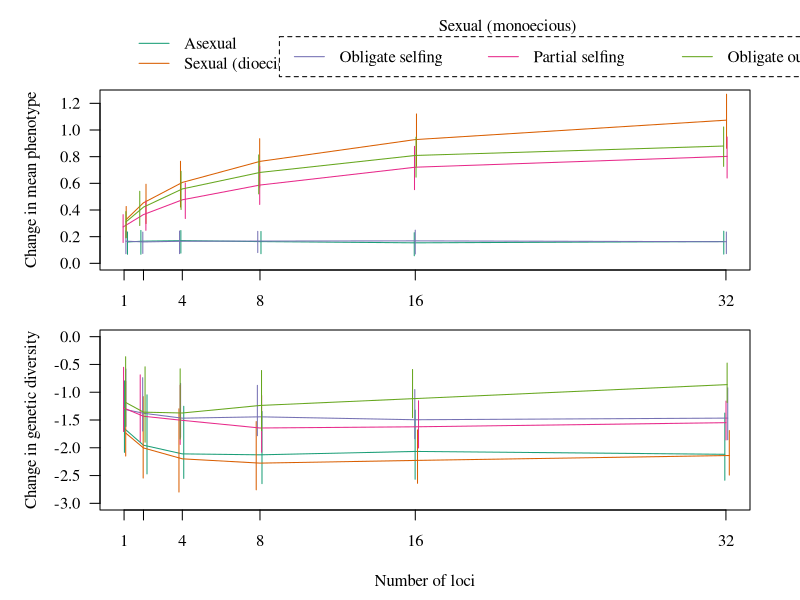
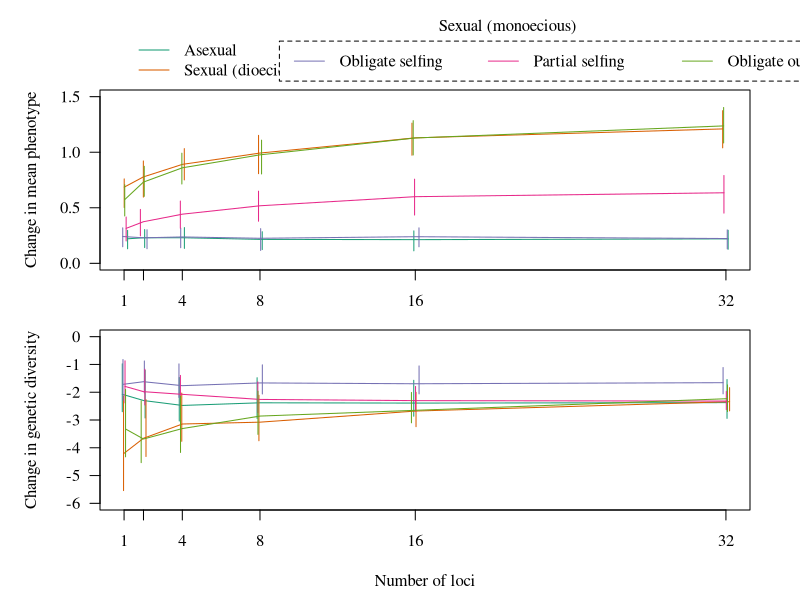

Recreate these plots in R, in order.
# This script will make the figures to be used in the manuscript. In particular
#    the script will make the following figures:
# Figure 1: A schematic figure demonstrating the distinction between range
#    expansions and range shifts as we will use them in the paper
# Figure 2: Dispersal evolution in range expansions and shifts (Fig. S1). This will be a
#    two panel figure with the first focusing on dispersal phenotypes and the
#    second focusing on genetic variance. In both panels, the x axis will be 
#    the number of loci in the simulation and different mating systems will be
#    designated by line color (asexual, sexual (dioecious), sexual (obligate selfing),
#    sexual (partial selfing), and sexual (obligate outcrossing)). In the first
#    panel, the y-axis will be the change in the mean dispersal phenotype at the
#    range edge. In the second panel, the y-axis will be the change in genetic variance
#    of the range edge populations.
# Figure 3: Distance traveled in the range expansions. This will be another two
#    panel figure with the first being the mean distance travelled and the second
#    being the CV of distance traveled. The line colors and x-axis will match the 
#    scenarios in Figure 2.
# Figure 4: Extinction risk in range shifts. Another two panel figure with the
#    first panel being a line graph of extinction risk (y-axis) versus number
#    of loci (x-axis). The second panel will be a bar chart of the extinction
#    risk observed in no evolution scenarios. Colors will be consistent with 
#    previous figures
# Figure 5: A single panel showing the change in extinction risk due to evolution
#    across loci.


# Set the working directory and load in the result data
setwd("~/Desktop/Wyoming/DispersalEvolution/GitRepo/")
Results <- read.csv("SimsWithResults.csv")

# Set an appropriate color scheme and the scenario names
library(RColorBrewer)
ScenCols <- brewer.pal(n = 5, name = "Dark2")
Scenarios <- c("Asexual", "Sexual (dioecious)", "Obligate selfing", "Partial selfing", "Obligate outcrossing")
HapVals <- c(TRUE, FALSE, FALSE, FALSE, FALSE)
monoVals <- c(TRUE, FALSE, TRUE, TRUE, TRUE)
omegaVals <- c(0, 0, 1, 0.5, 0)
Lseq <- unique(Results$L)
#### Figure 1

#### Figure 2
# First get the data together (mean change in phenotpyes and variance with IQR)
Fig2Data <- vector(mode = "list", length = 5)
for(i in 1:5){
     MeanPhenExp <- rep(NA, 6)
     LwrPhenExp <- rep(NA, 6)
     UprPhenExp <- rep(NA, 6)
     MeanGenExp <- rep(NA, 6)
     LwrGenExp <- rep(NA, 6)
     UprGenExp <- rep(NA, 6)
     MeanPhenShift <- rep(NA, 6)
     LwrPhenShift <- rep(NA, 6)
     UprPhenShift <- rep(NA, 6)
     MeanGenShift <- rep(NA, 6)
     LwrGenShift <- rep(NA, 6)
     UprGenShift <- rep(NA, 6)
     for(l in 1:6){
          CurData <- subset(Results, L == Lseq[l] & Haploid == HapVals[i] & monoecious == monoVals[i] & omega == omegaVals[i])
          MeanPhenExp[l] <- mean(CurData$DeltaPhenExp)
          LwrPhenExp[l] <- quantile(CurData$DeltaPhenExp, probs = 0.25)
          UprPhenExp[l] <- quantile(CurData$DeltaPhenExp, probs = 0.75)
          MeanGenExp[l] <- mean(CurData$DeltaGenExp)
          LwrGenExp[l] <- quantile(CurData$DeltaGenExp, probs = 0.25)
          UprGenExp[l] <- quantile(CurData$DeltaGenExp, probs = 0.75)
          MeanPhenShift[l] <- mean(CurData$DeltaPhenShift, na.rm = TRUE)
          LwrPhenShift[l] <- quantile(CurData$DeltaPhenShift, probs = 0.25, na.rm = TRUE)
          UprPhenShift[l] <- quantile(CurData$DeltaPhenShift, probs = 0.75, na.rm = TRUE)
          MeanGenShift[l] <- mean(CurData$DeltaGenShift, na.rm = TRUE)
          LwrGenShift[l] <- quantile(CurData$DeltaGenShift, probs = 0.25, na.rm = TRUE)
          UprGenShift[l] <- quantile(CurData$DeltaGenShift, probs = 0.75, na.rm = TRUE)
     }
     Fig2Data[[i]] <- data.frame(L = Lseq, MeanPhenExp, LwrPhenExp, UprPhenExp, MeanGenExp,
                                 LwrGenExp, UprGenExp, MeanPhenShift, LwrPhenShift, UprPhenShift,
                                 MeanGenShift, LwrGenShift, UprGenShift)
}
names(Fig2Data) <- Scenarios

# Now make the main figure
pdf(file = "ResultFigures/Figure2.pdf", width = 10, height = 6, onefile = FALSE, paper = "special", useDingbats = FALSE)
        par(mfrow = c(2,1), oma = c(3,4,3,1.5), mar = c(1.5,1,1.5,1), family = "serif")
        plot(NA, NA, xlim = range(Lseq), ylim = c(0,1.25), main = "", ylab = "", 
             xlab = "", las = 1, xaxt = "n")
        axis(side = 1, at = Lseq, labels = Lseq)
        mtext("Change in mean phenotype", side = 2, line = 3)
        
        # Put the legend on the figure
        legend(x = 1, y = 1.8, legend = Scenarios[1:2], inset = -0.25, lty = 1, col = ScenCols[1:2], bty = "n", xpd = NA)
        legend(x = 9, y = 1.7, legend = Scenarios[3:5], inset = -0.25, lty = 1, col = ScenCols[3:5], 
               xpd = NA, horiz = TRUE, box.lty = 2)
        mtext("Sexual (monoecious)", side = 3, line = 1.25, outer = TRUE, adj = 0.65)
        # Graph the data
        for(i in 1:5){
                Ints <- jitter(Lseq, factor = 1)
                TempLseq <- c(Ints[1], Lseq[2:5], Ints[6])
                lines(x = TempLseq, y = Fig2Data[[i]]$MeanPhenExp, lty = 1, col = ScenCols[i])
                segments(x0 = Ints, y0 = Fig2Data[[i]]$LwrPhenExp, x1 = Ints, y1 = Fig2Data[[i]]$UprPhenExp,
                         col = ScenCols[i], lty = 1)
        }
        plot(NA, NA, xlim = range(Lseq), ylim = c(-3, 0), main = "", ylab = "", 
             xlab = "", las = 1, xaxt = "n")
        axis(side = 1, at = Lseq)
        mtext("Change in genetic diversity", side = 2, line = 3)
        for(i in 1:5){
                Ints <- jitter(Lseq, factor = 1)
                TempLseq <- c(Ints[1], Lseq[2:5], Ints[6])
                lines(x = TempLseq, y = Fig2Data[[i]]$MeanGenExp, lty = 1, col = ScenCols[i])
                segments(x0 = Ints, y0 = Fig2Data[[i]]$LwrGenExp, x1 = Ints, y1 = Fig2Data[[i]]$UprGenExp,
                         col = ScenCols[i], lty = 1)
        }
        mtext("Number of loci", side = 1, outer = TRUE, line = 1.5)
dev.off()


# Now make the supplemental figure with the range shift results
pdf(file = "ResultFigures/FigureS1_Shift.pdf", width = 10, height = 6, onefile = FALSE, paper = "special", useDingbats = FALSE)
        par(mfrow = c(2,1), oma = c(3,4,3,1.5), mar = c(1.5,1,1.5,1), family = "serif")
        plot(NA, NA, xlim = range(Lseq), ylim = c(0,1.5), main = "", ylab = "", 
             xlab = "", las = 1, xaxt = "n")
        axis(side = 1, at = Lseq, labels = Lseq)
        mtext("Change in mean phenotype", side = 2, line = 3)

        # Put the legend on the figure
        legend(x = 1, y = 2.1, legend = Scenarios[1:2], inset = -0.25, lty = 1, col = ScenCols[1:2], bty = "n", xpd = NA)
        legend(x = 9, y = 2, legend = Scenarios[3:5], inset = -0.25, lty = 1, col = ScenCols[3:5], 
               xpd = NA, horiz = TRUE, box.lty = 2)
        mtext("Sexual (monoecious)", side = 3, line = 1.25, outer = TRUE, adj = 0.65)
        # Graph the data
        for(i in 1:5){
                Ints <- jitter(Lseq, factor = 1)
                TempLseq <- c(Ints[1], Lseq[2:5], Ints[6])
                lines(x = TempLseq, y = Fig2Data[[i]]$MeanPhenShift, lty = 1, col = ScenCols[i])
                segments(x0 = Ints, y0 = Fig2Data[[i]]$LwrPhenShift, x1 = Ints, y1 = Fig2Data[[i]]$UprPhenShift,
                         col = ScenCols[i], lty = 1)
        }
        plot(NA, NA, xlim = range(Lseq), ylim = c(-6, 0), main = "", ylab = "", 
             xlab = "", las = 1, xaxt = "n")
        axis(side = 1, at = Lseq)
        mtext("Change in genetic diversity", side = 2, line = 3)
        for(i in 1:5){
                Ints <- jitter(Lseq, factor = 1)
                TempLseq <- c(Ints[1], Lseq[2:5], Ints[6])
                lines(x = TempLseq, y = Fig2Data[[i]]$MeanGenShift, lty = 1, col = ScenCols[i])
                segments(x0 = Ints, y0 = Fig2Data[[i]]$LwrGenShift, x1 = Ints, y1 = Fig2Data[[i]]$UprGenShift,
                         col = ScenCols[i], lty = 1)
        }
        mtext("Number of loci", side = 1, outer = TRUE, line = 1.5)
dev.off()






